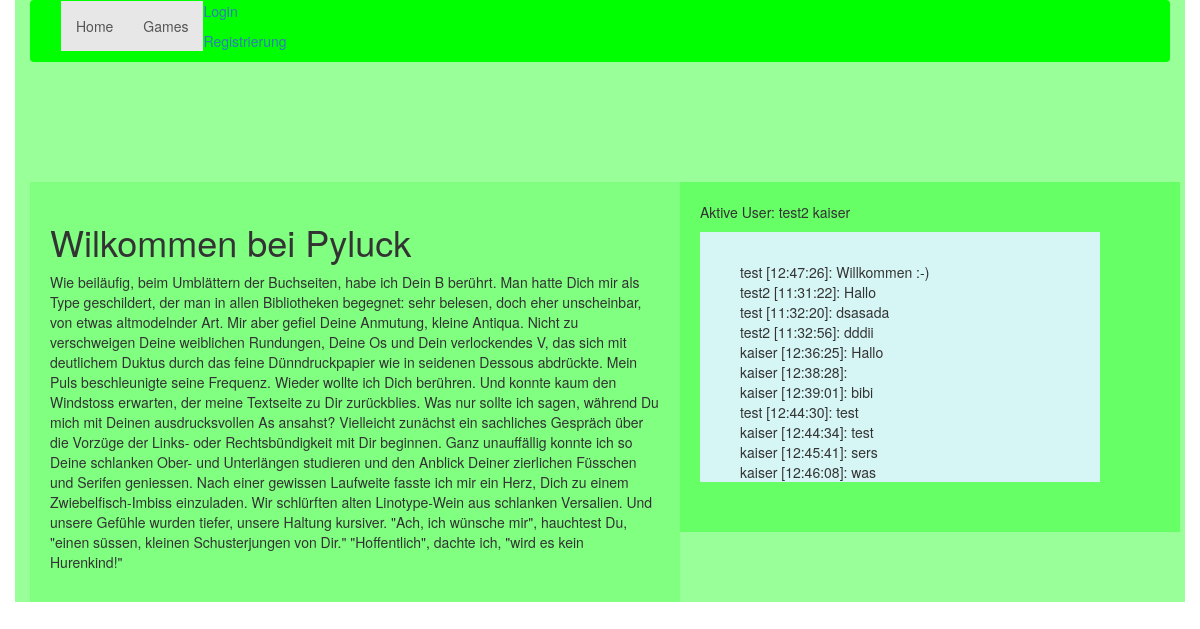
Before: / with the older database file.
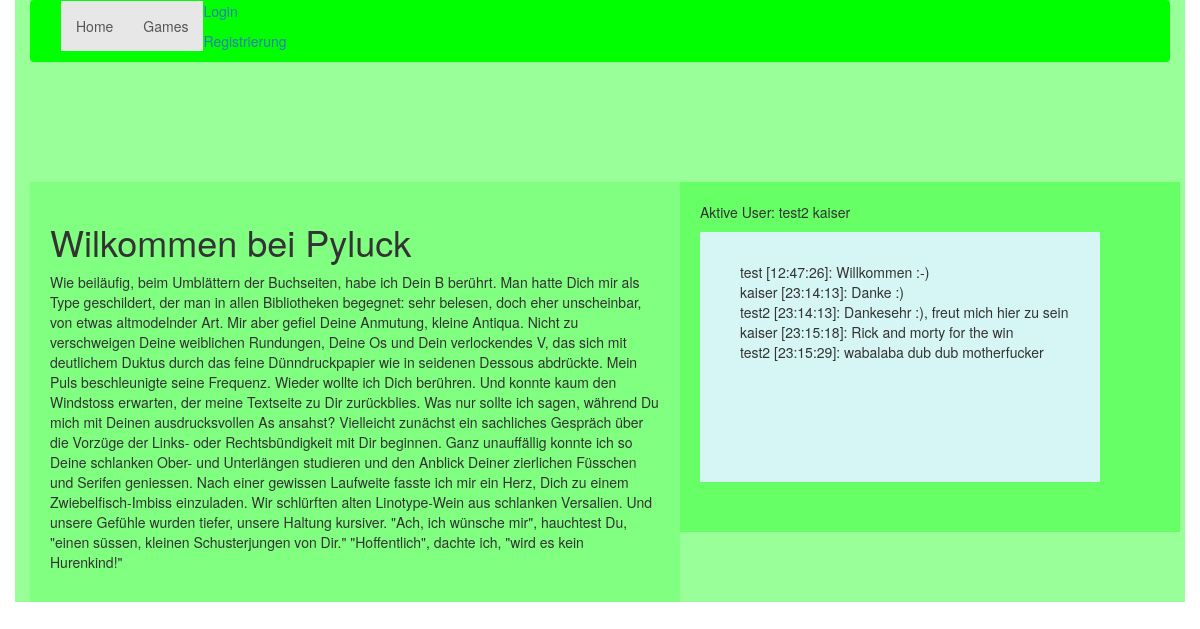
After: the same page with the newer database file.
### lucky/database.py (models this page shows, shortened)
class user(db.Model, UserMixin):
    id = db.Column(db.Integer, primary_key=True)
    username = db.Column(db.String(80), unique=True)
    email = db.Column(db.String(120), unique=True)
    password = db.Column(db.String(120))
    money = db.Column(db.Integer, default=5000)
    logged_in = db.Column(db.Integer, default=0)

class chat(db.Model):
    id = db.Column(db.Integer, primary_key=True)
    user_id= db.Column(db.Integer, db.ForeignKey('user.id'))
    message = db.Column(db.String(500))
    timestamp = db.Column(db.String(10), index=True)
    datestamp = db.Column(db.String(10), index=True)

### lucky/routes.py (the view)
@app.route('/')
def main():
    return(render_template('index.html',messages=chat.query.all(), user=user.query.all()))

### lucky/templates/index.html
{% extends "base.html" %}
{% block content %}
     <h1>Wilkommen bei Pyluck</h1>
     <p>Wie beiläufig, beim Umblättern der Buchseiten, habe ich Dein B berührt. Man hatte Dich mir als Type geschildert, der man in allen Bibliotheken begegnet: sehr belesen, doch eher unscheinbar, von etwas altmodelnder Art. Mir aber gefiel Deine Anmutung, kleine Antiqua. Nicht zu verschweigen Deine weiblichen Rundungen, Deine Os und Dein verlockendes V, das sich mit deutlichem Duktus durch das feine Dünndruckpapier wie in seidenen Dessous abdrückte. Mein Puls beschleunigte seine Frequenz. Wieder wollte ich Dich berühren. Und konnte kaum den Windstoss erwarten, der meine Textseite zu Dir zurückblies. Was nur sollte ich sagen, während Du mich mit Deinen ausdrucksvollen As ansahst? Vielleicht zunächst ein sachliches Gespräch über die Vorzüge der Links- oder Rechtsbündigkeit mit Dir beginnen. Ganz unauffällig konnte ich so Deine schlanken Ober- und Unterlängen studieren und den Anblick Deiner zierlichen Füsschen und Serifen geniessen. Nach einer gewissen Laufweite fasste ich mir ein Herz, Dich zu einem Zwiebelfisch-Imbiss einzuladen. Wir schlürften alten Linotype-Wein aus schlanken Versalien. Und unsere Gefühle wurden tiefer, unsere Haltung kursiver. "Ach, ich wünsche mir", hauchtest Du, "einen süssen, kleinen Schusterjungen von Dir." "Hoffentlich", dachte ich, "wird es kein Hurenkind!"</p>
{% endblock %}

### lucky/templates/base.html (shortened to what this page needs)
<!DOCTYPE html>
<html>
 <head>
	<link href="static/bootstrap.css" rel="stylesheet" media="screen">
 </head>
 <body>
    <div class="container">
     <nav class="navbar navbar-default">
  <div class="container-fluid">
    <div class="collapse navbar-collapse" id="bs-example-navbar-collapse-1">
      <ul class="nav navbar-nav">
        <li class="active"><a href="/">Home <span class="sr-only">(current)</span></a></li>
        <li class="active"><a href="/games">Games <span class="sr-only">(current)</span></a></li>
        <li class="active">          	 {% if current_user.is_authenticated %}
		         <p>&nbsp Angemeldet als: {{ current_user.username }}&nbsp</p></li>
		<li class="active"><p><a href="{{ url_for('.logout') }}">Logout</a></p>
		            {% else %}
		         <p><a href="{{ url_for('.login') }}">Login</a></p>
		         <p><a href="{{ url_for('.register') }}">Registrierung</a></p>
	                {% endif %}</li>
      </ul>
    </div>
  </div>
</nav>
	<div class="content">
	 {% block content %}	{% endblock %}
</div>
		<div class="chat_out">
			<p>Aktive User: {% for active in user %}
    		{% if active.logged_in == 1 %}
        	{{ active.username }}
    		{% endif %}
{% endfor %}</p>
            <div class="chat_in">
            <ul id="messages" style="list-style:none;">
		        {% for msg in messages %}
		 	    <li>{% for id in user %}{% if msg.user_id == id.id %}{{ id.username }} {% endif %}{% endfor %}
					[{{ msg.timestamp }}]: {{ msg.message }}</li>
		        {% endfor %}
	        </ul>
            </div>
             </div>
     	</div>
 </body>
</html>

Changed rows visible on the page:
removed chat: timestamp "12:38:28", user (username "kaiser")
removed chat: timestamp "12:39:01", message "bibi", user (username "kaiser")
removed chat: timestamp "12:44:30", message "test", user (username "test")
removed chat: timestamp "12:44:34", message "test", user (username "kaiser")
removed chat: timestamp "12:45:41", message "sers", user (username "kaiser")
removed chat: timestamp "12:46:08", message "was", user (username "kaiser")
changed chat: gains user (username "kaiser"); timestamp "11:31:22" → "23:14:13"; message "Hallo" → "Danke :)"; loses user (username "test2")
changed chat: gains user (username "test2"); timestamp "11:32:20" → "23:14:13"; message "dsasada" → "Dankesehr :), freut mich hier zu sein"; loses user (username "test")
changed chat: gains user (username "kaiser"); timestamp "11:32:56" → "23:15:18"; message "dddii" → "Rick and morty for the win"; loses user (username "test2")
changed chat: gains user (username "test2"); timestamp "12:36:25" → "23:15:29"; message "Hallo" → "wabalaba dub dub motherfucker"; loses user (username "kaiser")
